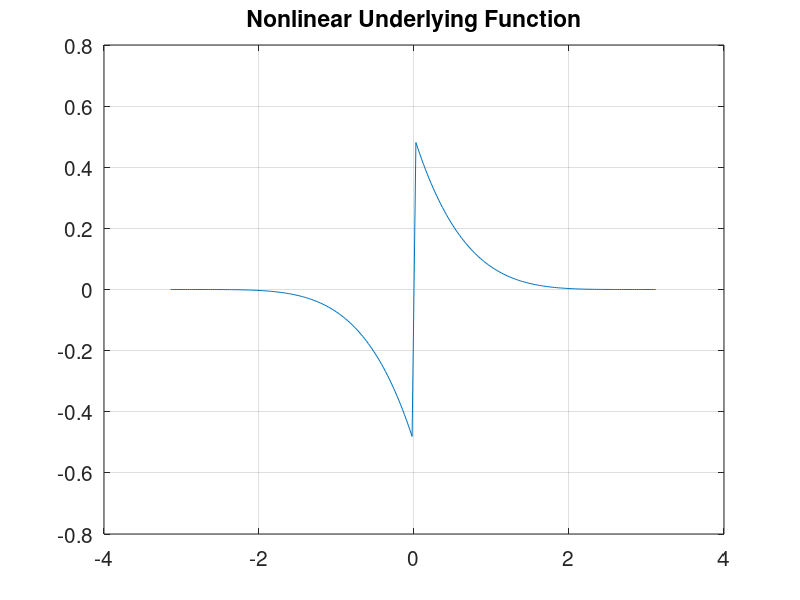
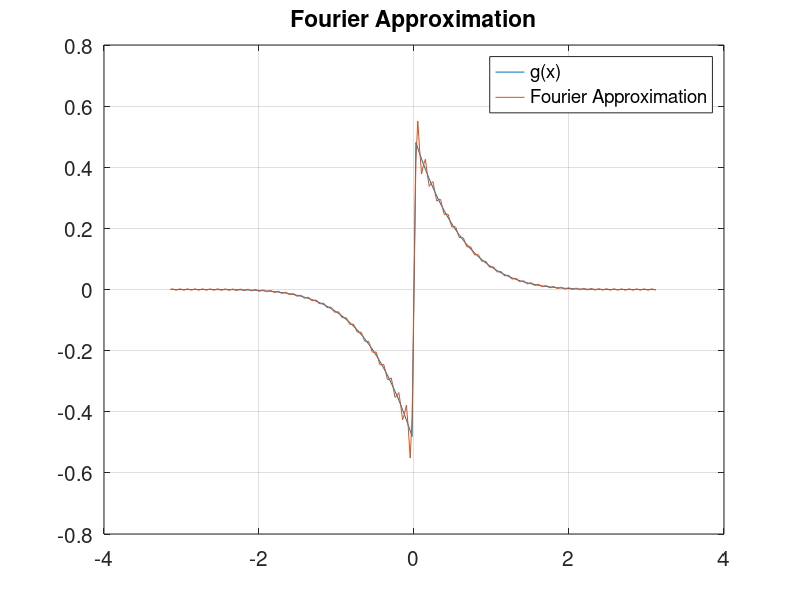

Write MATLAB code to recreate these figures, in order. (Note: this script raises an error after producing the figures.)
function [K] = FinalConcDesign

% Clears all variables in the workspace and closes all open figures
clear all; close all; clc

% Alter figure label and text font sizes
set(0,'defaultaxesfontsize',15);
set(0,'defaulttextfontsize',15);

N = 64;           % No. of modes to plot is 2N+1
k = (-N:N);       % The Fourier Modes
    
% The physical grid that is used for generating the concentration factors.
nPts = 256;
h = 2*pi/nPts;
x = -pi + h*(0:nPts-1).';

%% Enter the function you want to find the Fourier coefficients for:
%first for x>=0

alpha = 2/3 + 2*pi^2; beta = 2/5 + 4*pi^2 + 2*pi^4; theta = sqrt((3*(2/5 + 4*pi^2+ 2*pi^4)^2)/(2 + 6*pi^2));
NC = 5*(pi^3 + 3*pi^5)/(sqrt(6+18*pi^2)*(1+10*pi^2+5*pi^4)); NC = (1/2)/(NC);

% fx = sin(x).*(-pi<=x & x<-pi/2) + cos(3*x/2).*(-pi/2 < x & x<pi/4) + sin(x).*(pi/4 < x & x<=pi) ; %-cos(4*x).*(-pi<= x & x <=-pi/8 | 0<= x & x <= pi); 
% figure;
% plot(x,fx);
% fx = (FineX>=0).*((NC*((pi-FineX)/(sqrt(alpha)) + (pi-FineX).^3/(theta) - (beta/alpha)*(pi-FineX)/(theta)))) ... 
%     + (FineX<0).*((NC*(-pi-FineX)./(sqrt(alpha)) + (-pi-FineX).^3/(theta) - (beta/alpha)*(-pi-FineX)/(theta)));
% fx(FineX==0) = NaN;

fx_pos = -(exp(-pi)/(25*4*3*2))*(x-pi).^5;
fx_neg = (exp(-pi)/(25*4*3*2))*(-x-pi).^5;
fx = fx_pos.*(x>0).*(25*4*3*2)/(exp(-pi)*2*(pi^5)) + fx_neg.*(x<0)*(25*4*3*2)/(exp(-pi)*2*(pi^5));
fx(x==0) = 0;

figure; plot(x,fx); grid on;
title('Nonlinear Underlying Function');


fHat_1 = zeros(2*N+1,1);
for a = 1:2*N+1
fHat_1(a) = integral(@(x) (25*4*3*2)/(exp(-pi)*2*(pi^5))* -(exp(-pi)/(25*4*3*2))*(x-pi).^5 .* (exp(-1i*k(a)*x)),0,pi,'AbsTol',1e-12 );
end

fHat_2 = zeros(2*N+1,1);
for a = 1:2*N+1
fHat_2(a) = integral(@(x) (25*4*3*2)/(exp(-pi)*2*(pi^5))* (exp(-pi)/(25*4*3*2))*(-x-pi).^5 .* (exp(-1i*k(a)*x)),-pi,0,'AbsTol',1e-12 );
end

% fHat_2 = zeros(2*N+1,1);
% for a = 1:2*N+1
% fHat_2(a) = integral(@(x) (25*4*3*2)/(exp(-pi)*2*(pi^3))*(exp(-pi)/(25*4*3*2)*(-x-pi).^5).* (exp(-1i*k(a)*x)),-pi,0,'AbsTol',1e-1200 );
% end

% fx_Bernouilli = (FineX>=0).*(-1/12).*((FineX.^3)./2 + 1.5.*FineX.^2+FineX) + (-1/12).*(FineX<0).*(((FineX.^3)./2 - 1.5.*FineX.^2+FineX));
% figure; 
% plot(FineX,fx_Bernouilli); grid on; title('Bernoulli Polynomials, V_2')
% 
% fHat_1 = zeros(2*N+1,1);
% for a = 1:2*N+1
% fHat_1(a) = integral(@(FineX) (-1/12).*((FineX.^3)./2 + 1.5.*FineX.^2+FineX).* (exp(-1i*k(a)*FineX)),0,pi,'AbsTol',1e-12 );
% end
% 
% fHat_2 = zeros(2*N+1,1);
% for a = 1:2*N+1
% fHat_2(a) = integral(@(FineX) (-1/12).*((FineX.^3)./2 - 1.5.*FineX.^2+FineX).* (exp(-1i*k(a)*FineX)),-pi,0,'AbsTol',1e-12 );
% end

%fx =  (FineX>=0).*((NC*((pi-FineX)/(sqrt(alpha)) + (pi-FineX).^3/(theta) - (beta/alpha)*(pi-FineX)/(theta)))) ... 
   % + (FineX<0).*((NC*(-pi-FineX)./(sqrt(alpha)) + (-pi-FineX).^3/(theta) - (beta/alpha)*(-pi-FineX)/(theta)));

% Calculate the positive side's Fourier coefficients
% fHat_1 = zeros(2*N+1,1);
% for a = 1:2*N+1
% fHat_1(a) = integral(@(FineX) (FineX>=0).*((NC*(pi-FineX)./(sqrt(alpha))+ (pi-FineX).^3/(theta) - (beta/alpha)*(pi-FineX)/(theta))).*exp(-1i*k(a)*FineX),0,pi );
% end
% 
% % Calculate the negative side's Fourier coefficients
% fHat_2 = zeros(2*N+1,1);
% for a = 1:2*N+1
% fHat_2(a) = integral(@(FineX) (FineX<0).*((NC*(-pi-FineX)./(sqrt(alpha))+ (-pi-FineX).^3/(theta) - (beta/alpha)*(-pi-FineX)/(theta))).*exp(-1i*k(a)*FineX),-pi,0 );
% end
% 
% fHat = (fHat_1 + fHat_2)./(2*pi);
% Fourier_Approx = fHat'*exp(1i*FineX*k)';
% figure;
% plot(FineX,fx,FineX,real(Fourier_Approx));
% title('Fourier Approximation');
% 
% figure;
% plot(k,fHat); title('Fourier Coefficients');
%% Calculate the Fourier coefficients for the Gram-Schmidt orthonormalization
%  of the basis {(pi-x), (pi-x)^3}.

% 
% kern = exp(-1i*x*k);
% alpha = 2/3 + 2*pi^2; beta = 2/5 + 4*pi^2 + 2*pi^4; theta = sqrt((3*(2/5 + 4*pi^2+ 2*pi^4)^2)/(2 + 6*pi^2));
% NC = 5*(pi^3 + 3*pi^5)/(sqrt(6+18*pi^2)*(1+10*pi^2+5*pi^4)); NC = (1/2)/(NC);
% % 
% fx = (NC*((pi-FineX)/(sqrt(alpha)) + (pi-FineX).^3/(theta) - (beta/alpha)*(pi-FineX)/(theta))).*(FineX>0) + ...
%      (NC*((-pi-FineX)/(sqrt(alpha)) + (-pi-FineX).^3/(theta) - (beta/alpha)*(-pi-FineX)/(theta))).*(FineX<0);
% fx(FineX ==0) = NaN; 
 
% fx(129) = NaN;
% figure; 
% plot(x,fx); grid on;
% title('f(x),[-\pi,\pi]');
% 
% A = -(1i*pi.*k + exp(-1i*pi.*k) -1)./(k.^2); A(65) = pi^2/2; A = (A*NC)/(sqrt(alpha)*2*pi);
% B = (-1i.*pi.*k.*(-6 + pi.*k.*(pi.*k+3.*1i)) + 6.*exp(1i.*pi.*k)-6)./(k.^4); 
% B(65) = pi^4/4; B = (NC * B)/(theta * 2*pi);
% C = -(1i*pi.*k + exp(-1i*pi.*k) -1)./(k.^2); C(65) = pi^2/2; C = (C*NC*beta)/(alpha*theta*2*pi);
% 
% D = (-1i*pi.*k + exp(1i*pi.*k) -1)./(k.^2); D(65) = -(pi^2/2); D = (D*NC)/(sqrt(alpha)*2*pi);
% E = -(1i.*pi.*k.*(-6 + pi.*k.*(pi.*k-3.*1i)) + 6.*exp(1i.*pi.*k)-6)./(k.^4);
% E(65) = -(pi^4/4); E = (NC * E)/(theta * 2*pi);
% F = (-1i*pi.*k + exp(1i*pi.*k) -1)./(k.^2); F(65) = -(pi^2/2); F = (F*NC*beta)/(alpha*theta*2*pi);
% 
% fHat = A + B - C + D + E - F;
% Approx = real(fHat * kern'); 
% figure;
% plot(x,fx,x,Approx);  grid on; 
% title('Fourier Approximation, N = 64')
% legend('F(x)','Fourier Approximation')

%fx = cos(FineX).*(-pi/8 < FineX & FineX < 0) -cos(4*FineX).*((-pi <=FineX & FineX<-pi/8) | (0<FineX & FineX< pi));
% figure;
% plot(FineX,fx,'k'); grid on; title('Nonlinear Underlying Function')
% 
% %.*(-pi/8 < FineX & FineX < 0) - cos(4*FineX).*((-pi <=FineX & FineX<=-pi/8) | (0<FineX & FineX< pi)).
% 
% %Calculate the positive side's Fourier coefficients
% fHat_1 = zeros(2*N+1,1);
% for a = 1:2*N+1
% fHat_1(a) = integral(@(FineX) (NC.*((pi-FineX)/(sqrt(alpha)) + (pi-FineX).^3/(theta) - (beta/alpha)*(pi-FineX)/(theta))).*exp(-1i*k(a)*FineX),0,pi,'AbsTol',1e-12 );
% end
% 
% 
% % Calculate the negative side's Fourier coefficients
% fHat_2 = zeros(2*N+1,1);
% for a = 1:2*N+1
% fHat_2(a) = integral(@(FineX) (NC*((-pi-FineX)/(sqrt(alpha)) + (-pi-FineX).^3/(theta) - (beta/alpha)*(-pi-FineX)/(theta))).*exp(-1i*k(a)*FineX),-pi,0,'AbsTol',1e-12 );
%end

% fHat_3 = zeros(2*N+1,1);
% for a = 1:2*N+1
% fHat_3(a) = integral(@(FineX) cos(FineX).*(-pi/8 < FineX & FineX < 0) -cos(4*FineX).*((-pi <=FineX & FineX<-pi/8) | (0<FineX & FineX< pi)).*exp(-1i*k(a)*FineX),0,pi,'AbsTol',1e-12 );
% end

fHat = (fHat_1 + fHat_2)./(2*pi);
Fourier_Approx = exp(1i*x*k)*fHat;
figure; 
plot(x,fx,x,real(Fourier_Approx)); grid on; legend('g(x)','Fourier Approximation');
title('Fourier Approximation');
%% Design the new concentration factors using these Fourier coefficients. 

%fHat = 1./(2*pi*1i*k); fHat(129)=0;
cvx_begin

variable sig(2*N+1) 

%variable Final_Kernel

K = zeros(length(x),2*N +1);

for j = 1:length(x)
    for a = 1:2*N +1 
         K(j,a) = 1i*fHat(a)*sign(k(a))*exp(1i*k(a) * x(j));
    end
end

minimize norm(K*sig,1)
subject to 
    K(x==0,:)*sig == 1;
cvx_end

figure; plot(k,sig); grid on; title('Concentration Factor');
figure; plot(x,real(K*sig)); grid on; title('Jump Approximation');

p = 1; % Order of the factor
Concentration_poly = @(x) (p.*pi.*x.^p);
% Exponential concentration factor
alpha = 6; % Order of the factor
normal = @(x) (exp(1./(alpha*x.*(x-1))));
C = (pi)./(integral(normal,(1/N),1-(1/N)));
Concentration_exp = @(x) (C*x*exp(1./(alpha.*x.*(x-1))));

%We use the trigonometric/Gibbs concentration factor
Sipi = 1.85193705198247;					% Value of Si(pi), the sine 
                                            %integral
cfac_t = pi * sin(pi*abs(k)/N)/Sipi; 

cfe = zeros(2*N+1,1);    
cfp = zeros(2*N+1,1);
cft = zeros(2*N+1,1);
for i = 1:2*N+1
   s = abs(k(i))./(N);
   cfe(i) = Concentration_exp(s);
   cfp(i) = Concentration_poly(s);
end
% % Set cfe(n/2) and cfe(-n/2) = 0
cfe(1) = 0;
cfe(length(cfe)) = 0;

figure; plot(k,sig,k,cfe,k,cfac_t,k,cfp); grid on;
title('Concentration Factors'); legend('L1','Exponential','Trigonometric','Polynomial')

end